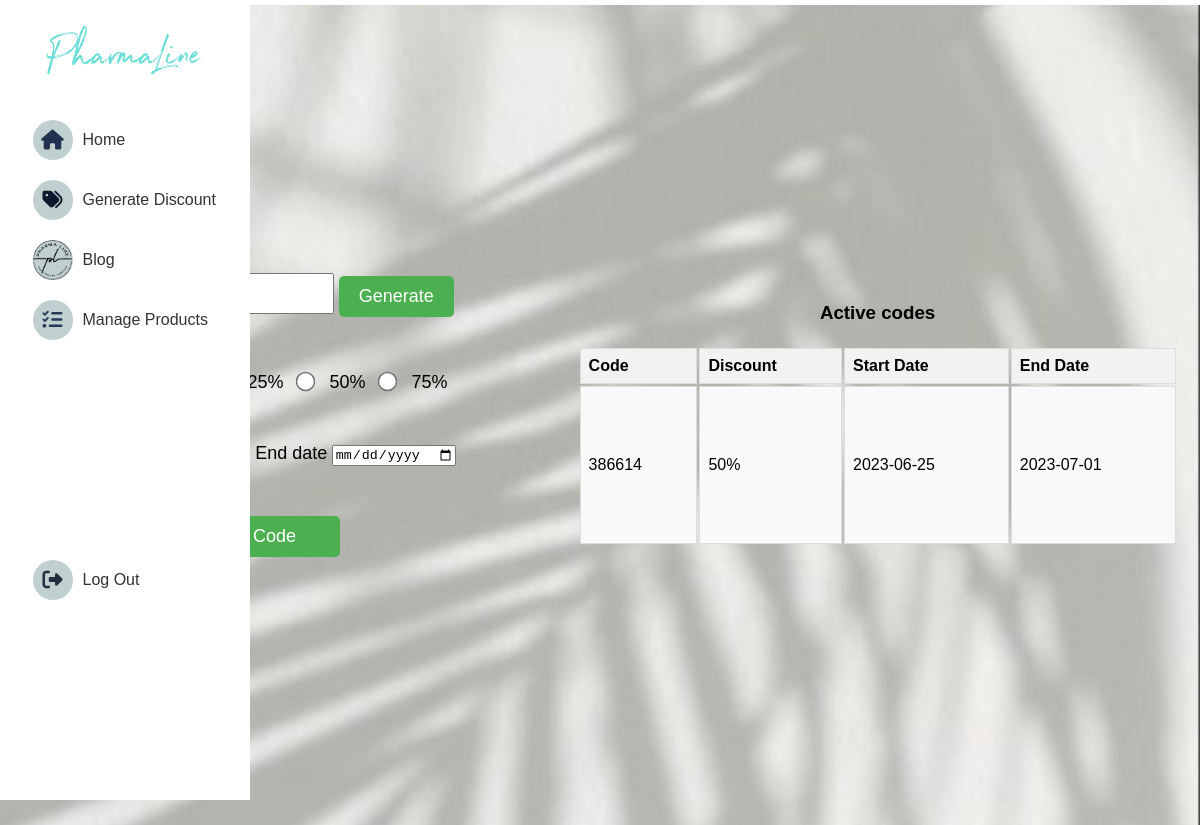
Page /generateDiscount.php on the earlier database version.
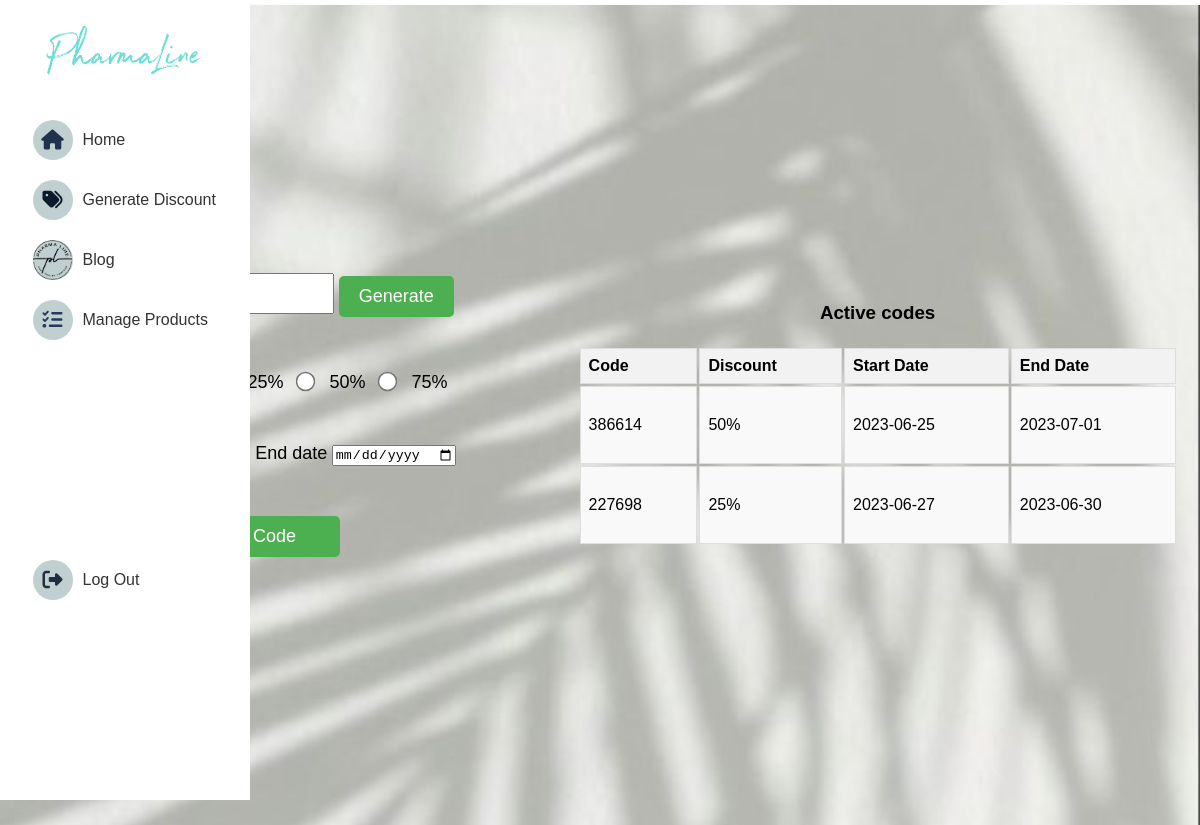
Same page on the later database version.
### tables this page shows
CREATE TABLE `discounts` (
  `id` int(11) NOT NULL,
  `code` int(6) NOT NULL,
  `percentage` int(11) NOT NULL,
  `start_date` date NOT NULL,
  `end_date` date NOT NULL
);

### generateDiscount.php (the view, shortened to what this page needs)
<?php
 @include('users/config.php');
$selectQuery = "SELECT * FROM discounts";
$result = mysqli_query($conn, $selectQuery);
?>
<!DOCTYPE html>
<html lang="en">
    <head>
        <link rel="stylesheet" type="text/css" href="assets/css/styleGenDis.css">
    </head>
    <body>
    <div class="sidebar">
    <div class="icon-container">
      <div class="logo-sidebar">
        <img src="image/Logo.png" alt="Logo" class="logo">
      </div>
      <div class="total-icons">
      <div class="icon" id="Home">
      <a href="homePageAdmin.php">
      <i class="fa-solid fa-house" style="color: #21324f;"></i>
      </a>
      </div>
        <div class="icon" id="Generate-discount">
         <a href="generateDiscount.php">
        <i class="fa-solid fa-tags" style="color: #0c182c;"></i>
         </a>
        </div>
      <a href="blogAdmin.php">
        <div class="icon" id="Blog">
          <img src="image/logoIcon.png" alt="Blog Icon">
        </div>
      </a>
        <div class="icon" id="Manage Products">
        <a href="manageProducts.php">
        <i class="fa-solid fa-list-check" style="color: #25395b;"></i>
         </a>
        </div>
        <div class="icon" id="Log-out">
          <a href="users/logout.php">
          <i class="fa-solid fa-right-from-bracket" style="color: #222d3f;"></i>
         </a>
        </div>
        </div>
    </div>
  </div>
      <div class="body-content">
      <form action="generateDiscount.php" enctype="multipart/form-data" method="post">
        <div class="generate">
        <div class = "code">
        <input type="text" name ="genreateField" id="generateField">
        <button id="generateBtn">Generate</button>
        </div>
        <div class ="codeValue">
          <label for="15">15%</label><br>
          <input type="radio" id="20" value="20" name="discount" required>
          <label for="20">20%</label><br>
          <input type="radio" id="25" value="25" name="discount" required>
          <label for="25">25%</label>
          <input type="radio" id="50" value="50" name="discount" required>
          <label for="50">50%</label>
          <input type="radio" id="75" value="75" name="discount" required>
          <label for="75">75%</label>
        </div>
        <div class = "dates">
          <label for="startDate">Start date</label>
          <input type="date" name ="startDate" id="startDate" placeholder="Start Date"  required>
          <label for="endDate" id="endDateLabel">End date</label>
          <input type="date" name="endDate" id="endDate" placeholder="End Date"  required>
        </div>
        <div class = "activtion">
        <button type="submit" id="activateBtn" value="submit" name="submit">Activate Code</button>
        </div>
      </div>
      </form>
      <div class = "infoTable">
        <h3>Active codes</h3>
      <table id="activationTable">
  <thead>
    <tr>
      <th>Code</th>
      <th>Discount</th>
      <th>Start Date</th>
      <th>End Date</th>
    </tr>
  </thead>
  <tbody>
    <?php while($code = mysqli_fetch_assoc($result)) : ?>
      <tr>
        <td><?php echo $code['code']; ?></td>
        <td><?php echo $code['percentage'] . "%"; ?></td>
        <td><?php echo $code['start_date']; ?></td>
        <td><?php echo $code['end_date']; ?></td>
      </tr>
    <?php endwhile; ?>
  </tbody>
</table>
    </div>
    </div>
</body>
</html>

Differences in the rows shown:
added discounts: code "227698", percentage "25", start_date "2023-06-27", end_date "2023-06-30"
